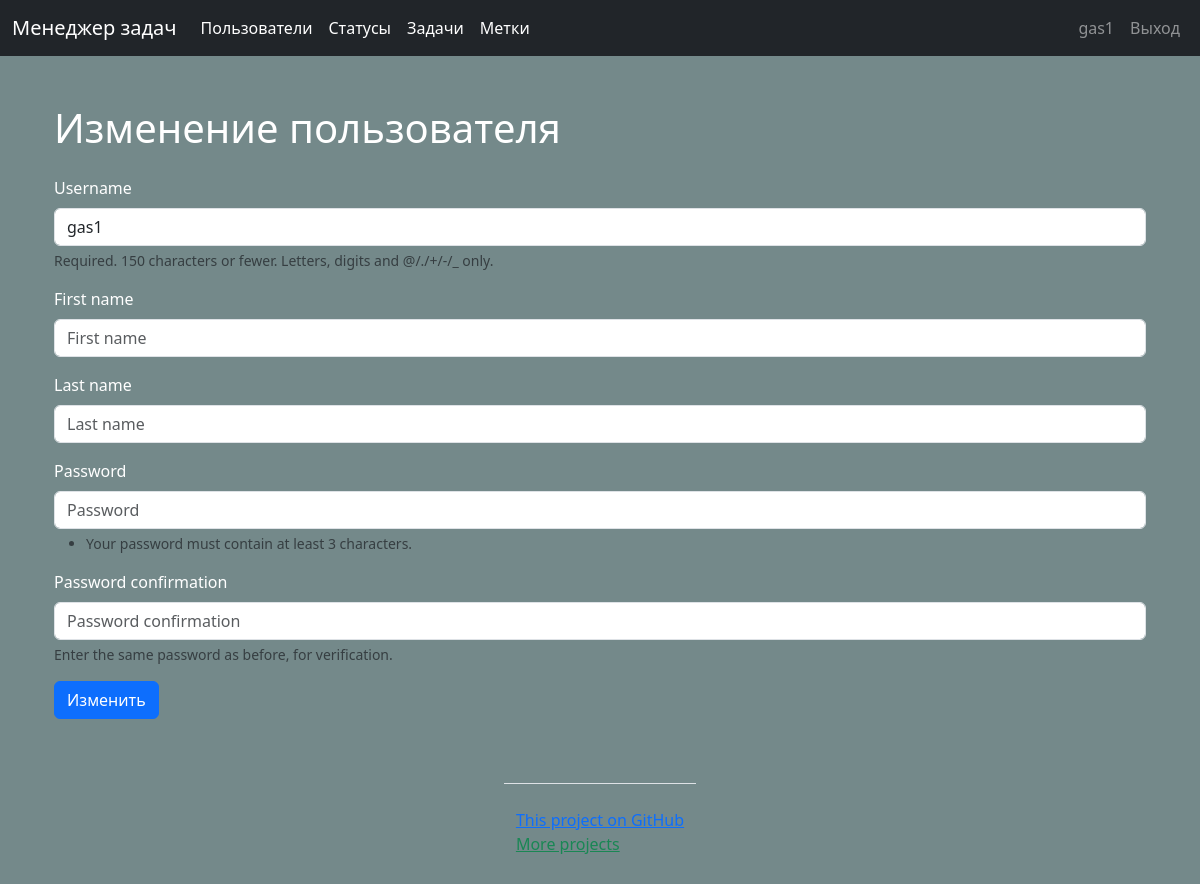
The app's page /users/1/update/ (signed in), older data.
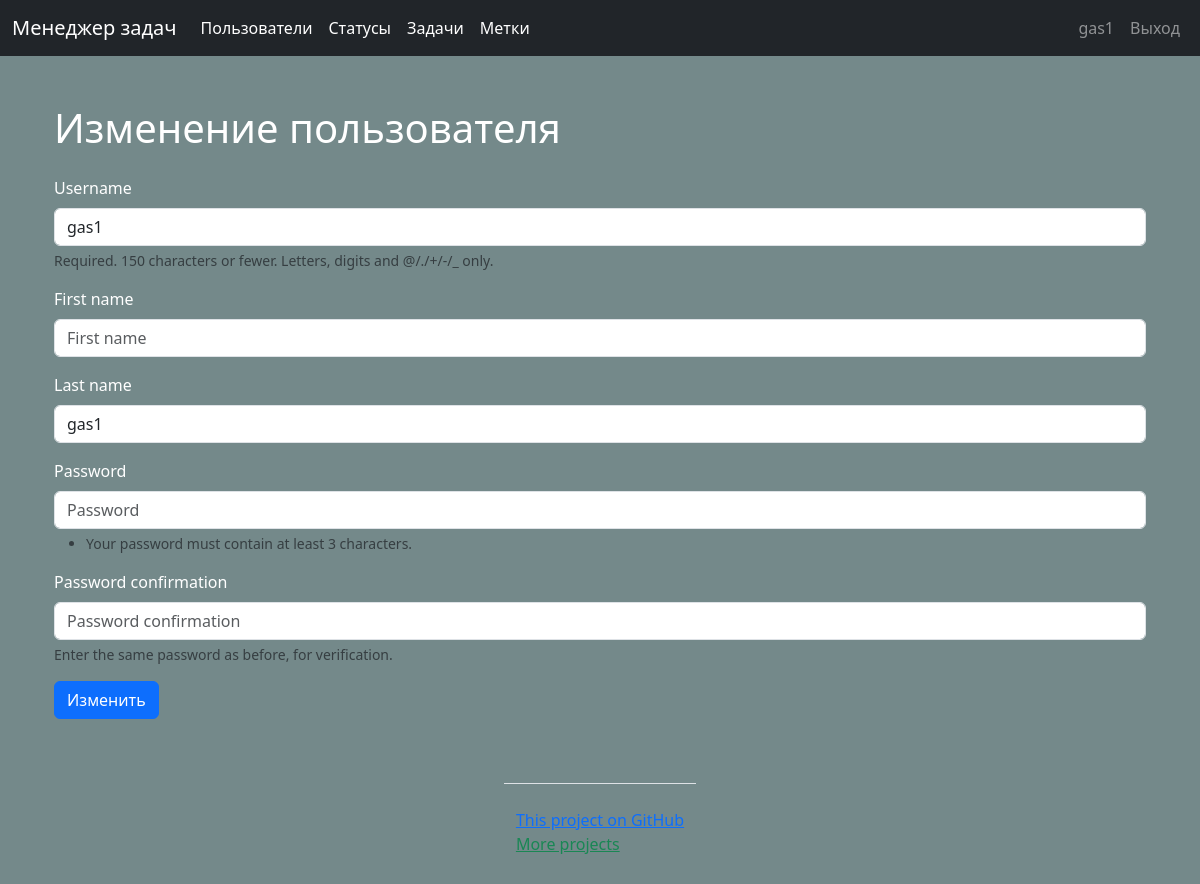
The same page, newer data.
### users/models.py (models this page shows, shortened)
class Users(AbstractUser):
    class Meta:
        ordering = ['-date_joined']

### users/views.py (the view, shortened to what this page needs)
# urls.py: path('<int:pk>/update/', UpdateUserView.as_view(), name='update_user'),
class UpdateUserView(LoginAuthMixin, UserMixin, UpdateView):
    model = get_user_model()
    form_class = RegisterUserForm
    template_name_suffix = '_update_form'
    success_url = reverse_lazy('users')
    success_message = _('User successfully changed')
    extra_context = {'title': _('Update user'),
                     'btn_name': _('Update'), }

### users/forms.py
class RegisterUserForm(UserCreationForm):
    class Meta:
        model = get_user_model()
        fields = ['username', 'first_name', 'last_name']  # fields = '__all__'
        ordering = ['-date_joined']

### task_manager/mixins.py (called while the page is built)
    def dispatch(self, request, *args, **kwargs):
        if not request.user.is_authenticated:
            messages.error(self.request, _('You are not authorized! Please sign in.'))
            return redirect('user_login')
        return super().dispatch(request, *args, **kwargs)

### users/mixins.py (called while the page is built)
    def test_func(self):
        return self.get_object() == self.request.user

### task_manager/templates/users/users_update_form.html (shortened to what this page needs)
{% extends 'base.html' %}
{% load bootstrap4 %}
{% load i18n %}
{% block content %}
<div class="container wrapper flex-grow-1">
    <h1 class="my-4">{{ title }}</h1>
    <form action="" method="post">
        {% bootstrap_form form %}
        <div class="form-group">
            <input class="btn btn-primary" type="submit" value="{{ btn_name }}">
        </div>
    </form>
</div>
{% endblock %}

### task_manager/templates/base.html (shortened to what this page needs)
<!doctype html>
{% load i18n %}
{% load static %}
{% load bootstrap4 %}
{% bootstrap_css %}
<html lang="en">
<head>
    <link href="https://cdn.jsdelivr.net/npm/bootstrap@5.3.0-alpha1/dist/css/bootstrap.min.css"
          rel="stylesheet"
>
</head>
<body class="d-flex flex-column min-vh-100 ">
<nav class="navbar navbar-expand-md navbar-dark bg-dark fixed-top">
    <div class="container-fluid">
        <a class="navbar-brand" href="{% url 'home' %}">{% translate 'Task manager' %}</a>
        <div class="collapse navbar-collapse" id="navbarsExampleDefault">
            <ul class="navbar-nav mr-auto">
                <li class="nav-item active">
                    <a class="nav-link" href="{% url 'users' %}">{% translate 'Users' %}
                        <span class="sr-only">(current)</span></a></li>
                {% if request.user.is_authenticated %}
                <li class="nav-item active">
                    <a class="nav-link" href="{% url 'statuses' %}">{% translate 'Statuses' %}
                        <span class="sr-only">(current)</span></a></li>
                <li class="nav-item active">
                    <a class="nav-link" href="{% url 'tasks' %}">{% translate 'Tasks' %}
                        <span class="sr-only">(current)</span></a></li>
                <li class="nav-item active">
                    <a class="nav-link" href="{% url 'labels' %}">{% translate 'Labels' %}
                        <span class="sr-only">(current)</span></a></li>
                {% endif %}
            </ul>
            <ul class="navbar-nav">
                {% if request.user.is_authenticated %}
                <li class="nav-item nav-link "> {{user.username}}</li>
                <li class="nav-item"><a class="nav-link" href="{% url 'user_logout' %}">
                    {% translate "Logout" %}</a></li>
                {% else %}
                <li class="nav-item"><a class="nav-link" href="{% url 'user_login' %}">
                    {% translate "Login" %}</a></li>
                <li class="nav-item"><a class="nav-link" href="{% url 'register' %}">
                    {% trans 'Registration' %}</a></li>
                {% endif %}
            </ul>
        </div>
    </div>
</nav>
<main role="main" class="container">
    {% block content %}
    {% endblock %}
</main>
<footer class=" mx-auto">
    <div class="container my-5 pt-4 border-top">
        <a class=".text-primary"
           target="_blank" href="https://github.com/Gas159/python-project-52">
            {% trans 'This project on GitHub' %}
        </a>
        <br>
        <a class="link-success .justify-content-center"
           target="_blank" href="https://github.com/Gas159">
            {% trans 'More projects' %}
        </a>
    </div>
</footer>
</body>
</html>

Row changes from the older to the newer data that the page shows:
changed Users "gas1": last_name (not shown) → "gas1"
